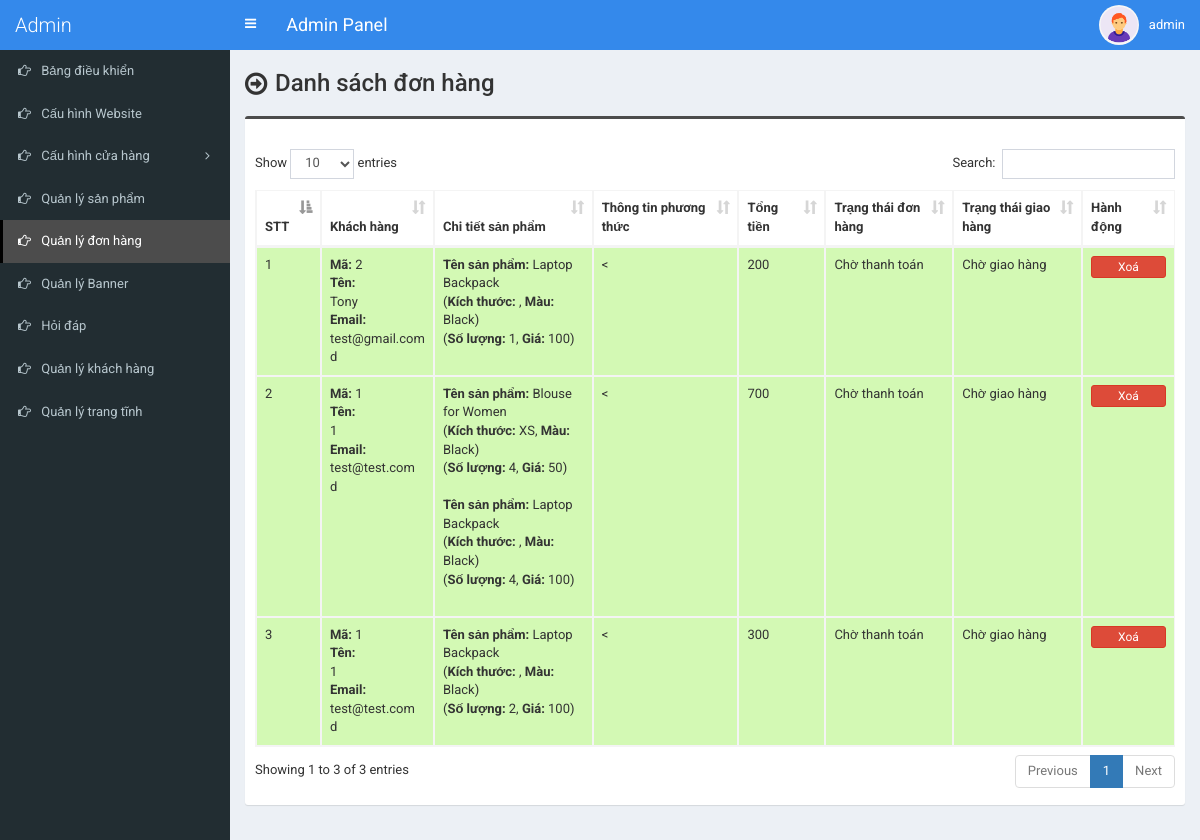
The page /admin/order.php (signed in) on the database as committed earlier.
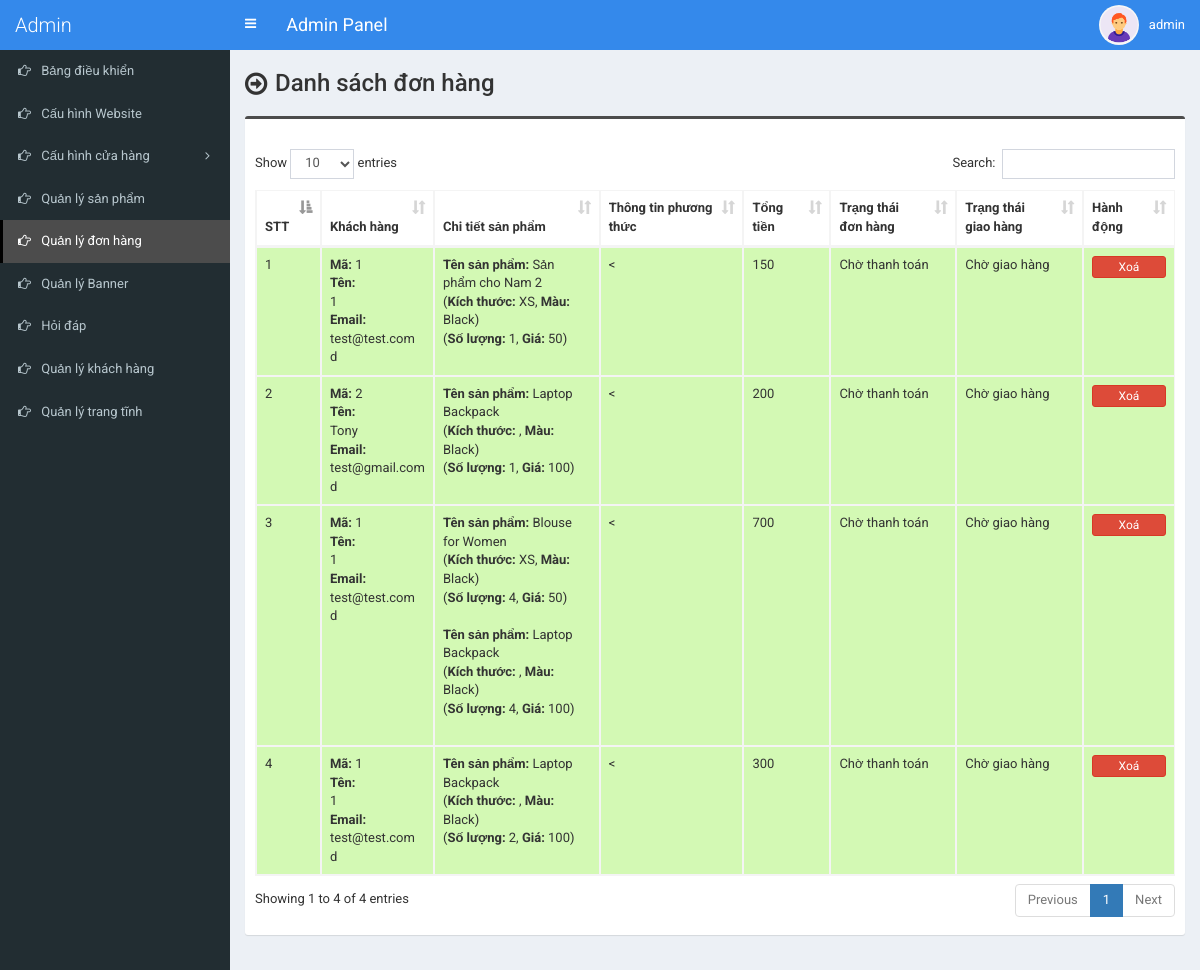
The same page on the database as committed later.
### tables this page shows
CREATE TABLE `tbl_payment` (
  `id` int(11) NOT NULL AUTO_INCREMENT,
  `customer_id` int(11) NOT NULL,
  `customer_name` varchar(255) NOT NULL,
  `customer_email` varchar(255) NOT NULL,
  `payment_date` varchar(50) NOT NULL,
  `txnid` varchar(255) NOT NULL,
  `paid_amount` int(11) NOT NULL,
  `card_number` varchar(50) NOT NULL,
  `card_cvv` varchar(10) NOT NULL,
  `card_month` varchar(10) NOT NULL,
  `card_year` varchar(10) NOT NULL,
  `bank_transaction_info` text NOT NULL,
  `payment_method` varchar(20) NOT NULL,
  `payment_status` varchar(25) NOT NULL,
  `shipping_status` varchar(20) NOT NULL,
  `payment_id` varchar(255) NOT NULL,
  PRIMARY KEY (`id`)
);

CREATE TABLE `tbl_order` (
  `id` int(11) NOT NULL AUTO_INCREMENT,
  `product_id` int(11) NOT NULL,
  `product_name` varchar(255) NOT NULL,
  `size` varchar(100) NOT NULL,
  `color` varchar(100) NOT NULL,
  `quantity` varchar(50) NOT NULL,
  `unit_price` varchar(50) NOT NULL,
  `payment_id` varchar(255) NOT NULL,
  PRIMARY KEY (`id`)
);

### admin/order.php (the view, shortened to what this page needs)
<?php require_once('header.php'); ?>
<section class="content-header">
	<div class="content-header-left">
		<h1>Danh sách đơn hàng</h1>
	</div>
</section>
<section class="content">
  <div class="row">
    <div class="col-md-12">
      <div class="box box-info">
        <div class="box-body table-responsive">
          <table id="example1" class="table table-bordered table-striped">
			<thead>
			    <tr>
			        <th>STT</th>
                    <th>Khách hàng</th>
			        <th>Chi tiết sản phẩm</th>
                    <th>
                    	Thông tin phương thức
                    </th>
                    <th>Tổng tiền</th>
                    <th>Trạng thái đơn hàng</th>
                    <th>Trạng thái giao hàng</th>
			        <th>Hành động</th>
			    </tr>
			</thead>
            <tbody>
            	<?php
            	$i=0;
            	$statement = $pdo->prepare("SELECT * FROM tbl_payment ORDER by id DESC");
            	$statement->execute();
            	$result = $statement->fetchAll(PDO::FETCH_ASSOC);
            	foreach ($result as $row) {
            		$i++;
            		?>
					<tr class="<?php if($row['payment_status']=='Pending'){echo 'bg-r';}else{echo 'bg-g';} ?>">
	                    <td><?php echo $i; ?></td>
	                    <td>
                            <b>Mã:</b> <?php echo $row['customer_id']; ?><br>
                            <b>Tên:</b><br> <?php echo $row['customer_name']; ?><br>
                            <b>Email:</b><br> <?php echo $row['customer_email']; ?><br> d
                        </td>
                        <td>
                           <?php
                           $statement1 = $pdo->prepare("SELECT * FROM tbl_order WHERE payment_id=?");
                           $statement1->execute(array($row['payment_id']));
                           $result1 = $statement1->fetchAll(PDO::FETCH_ASSOC);
                           foreach ($result1 as $row1) {
                                echo '<b>Tên sản phẩm:</b> '.$row1['product_name'];
                                echo '<br>(<b>Kích thước:</b> '.$row1['size'];
                                echo ', <b>Màu:</b> '.$row1['color'].')';
                                echo '<br>(<b>Số lượng:</b> '.$row1['quantity'];
                                echo ', <b>Giá:</b> '.$row1['unit_price'].')';
                                echo '<br><br>';
                           }
                           ?>
                        </td>
                        <td>
                        	<<?php if($row['payment_method'] == 'Bank Deposit'): ?>
                        		<b>Phương thức thanh toán:</b> <?php echo '<span style="color:red;"><b>'.$row['payment_method'].'</b></span>'; ?><br>
                        		<b>Mã đơn hàng:</b> <?php echo $row['payment_id']; ?><br>
								<b>Ngày:</b> <?php echo $row['payment_date']; ?><br>
                        		<b>Thông tin đơn hàng:</b> <br><?php echo $row['bank_transaction_info']; ?><br>
                        	<?php endif; ?>
                        </td>
                        <td><?php echo $row['paid_amount']; ?></td>
                        <td>
                            <?php echo $row['payment_status']; ?>
                            <br><br>
                        </td>
                        <td>
                            <?php echo $row['shipping_status']; ?>
                            <br><br>
                        </td>
	                    <td>
                            <a href="#" class="btn btn-danger btn-xs" data-href="order-delete.php?id=<?php echo $row['id']; ?>" data-toggle="modal" data-target="#confirm-delete" style="width:100%;">Xoá</a>
	                    </td>
	                </tr>
            		<?php
            	}
            	?>
            </tbody>
          </table>
        </div>
      </div>
</section>
<?php require_once('footer.php'); ?>

Rows that differ between the two databases and show on the page:
added tbl_payment: customer "1", customer_name "1", customer_email "test@test.com", paid_amount "150", payment_status "Chờ thanh toán", shipping_status "Chờ giao hàng"
added tbl_order: product_name "Sản phẩm cho Nam 2", size "XS", color "Black", quantity "1", unit_price "50"
Other text that changed with them:
text written by a page script: "Show entries Search: Showing 1 to 3 of 3 entries Previous 1 Next" → "Show entries Search: Showing 1 to 4 of 4 entries Previous 1 Next"
